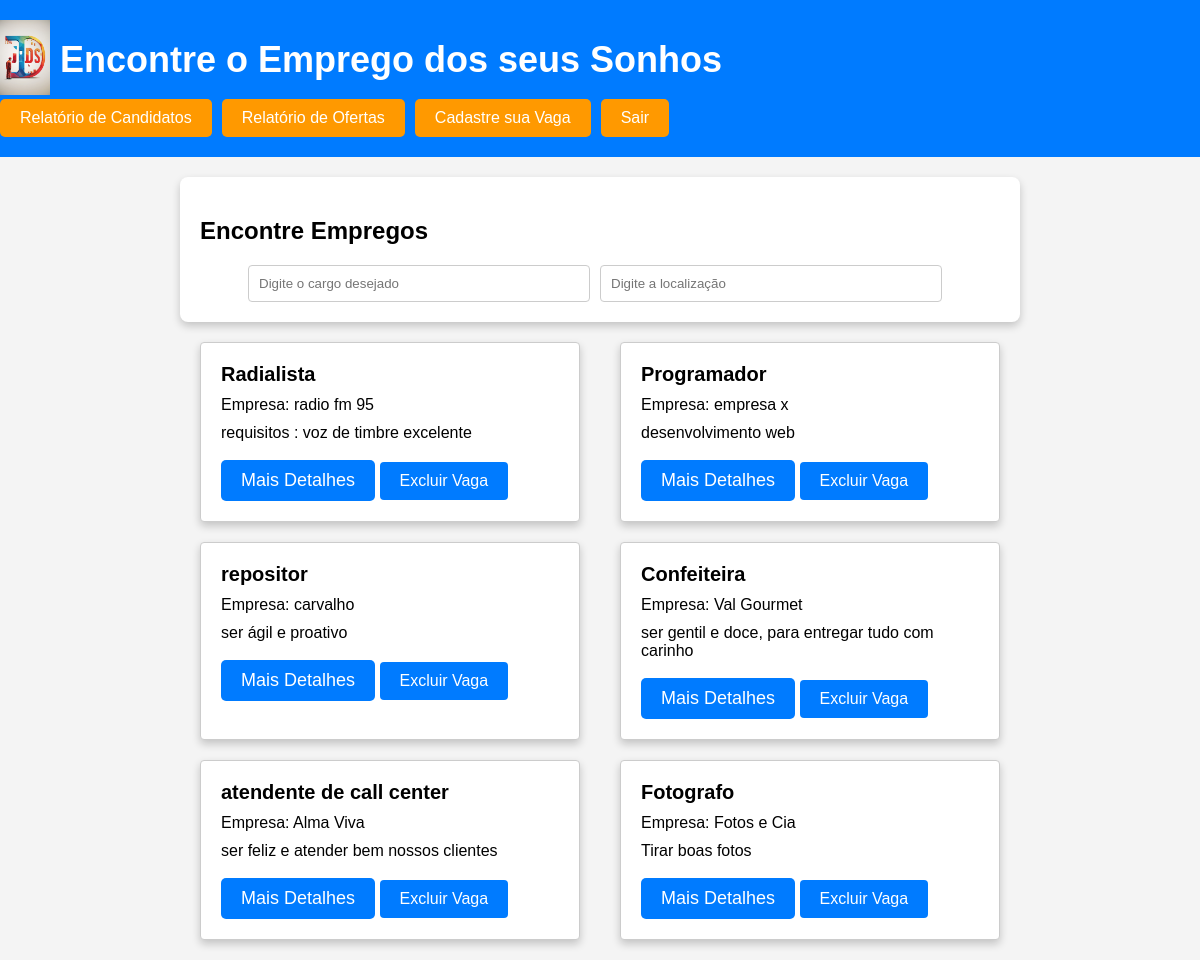
/ (signed in), run on the app's committed database.
### app_site_de_emprego/models.py (models this page shows, shortened)
class Vaga(models.Model):
    id = models.AutoField(primary_key=True)
    titulo = models.CharField(max_length=100)
    descricao = models.TextField()
    empresa = models.CharField(max_length=100)
    localidade = models.CharField(max_length=100)

### app_site_de_emprego/views.py (the view)
# urls.py: path('', views.home, name='home'), # URL raiz correspondendo à função home
def home(request):
    vagas = Vaga.objects.all()  # Recupera todas as vagas cadastradas
    return render(request, 'home.html', {'vagas': vagas})

### Site-de-Emprego-Web/app_site_de_emprego/templates/home.html (shortened to what this page needs)
{% load static %}
<!DOCTYPE html>
<html lang="pt-BR">
<head>
    <link rel="stylesheet" href="{% static 'css/homestyle.css' %}">
    <link rel="stylesheet" href="{% static 'css/relatorio_ofertas.css' %}">
</head>
<body>
    <header>
        <nav class="navbar">
            <div class="logo">
                <a href=" "><img src="{% static 'jobslogo.jpg' %}" alt="Logo do Site de Empregos"></a>
                <h1>Encontre o Emprego dos seus Sonhos</h1>
            </div>
                    {% if request.user.is_authenticated %}
<section class="relatorios-section">
                {% if user.is_superuser %}
            <div class="relatorios-container">
                <a href="{% url 'relatorio_candidatos' %}" class="relatorios-button">Relatório de Candidatos</a>
                <a href="{% url 'relatorio_ofertas' %}" class="relatorios-button">Relatório de Ofertas</a>
            </div>
        {% endif %}
                <a href="/cadastrar_vaga" class="signup-button">Cadastre sua Vaga</a>
                <a href="/logout" class="signup-button">Sair</a>
</section>
            {% else %}
<section class="login-section">
                <a href="/cadastro" class="signup-button">Cadastre-se</a>
                <a href="/login" class="signup-button">Login</a>
                    </section>
{% endif %}
        </nav>
    </header>
    <section class="search-jobs">
        <h2>Encontre Empregos</h2>
        <form action="/pesquisar" method="GET">
            <input type="text" name="cargo" placeholder="Digite o cargo desejado">
            <input type="text" name="localizacao" placeholder="Digite a localização">
        </form>
    </section>
    <section class="featured-jobs">
    {% for vaga in vagas %}
    <div class="job-card d-flex justify-content-between align-items-center">
        <div>
            <h3>{{ vaga.titulo }}</h3>
            <p>Empresa: {{ vaga.empresa }}</p>
            <p>{{ vaga.descricao }}</p>
        </div>
        <div class="button-container">
<button class="detalhes-button" onclick="mostrarDetalhes('{{ vaga.titulo }}', '{{ vaga.empresa }}', '{{ vaga.descricao }}')">Mais Detalhes</button>
            {% if user.is_authenticated %}
            <a href="{% url 'excluir_vaga' vaga.id %}" class="ml-2">Excluir Vaga</a>
            {% endif %}
        </div>
    </div>
    {% endfor %}
</section>
</body>
</html>

### app_site_de_emprego/static/css/homestyle.css (style rules this page uses)
body { font-family: Arial, sans-serif; margin: 0; padding: 0; }
header { background-color: #333; color: #fff; padding: 10px; }
.logo { display: flex; align-items: center; }
.logo a { text-decoration: none; color: #fff; }
.logo img { width: 50px; margin-right: 10px; }
h1 { font-size: 24px; }
.login-button, .signup-button, .relatorios-oferta { background-color: #ff9900; color: #fff; padding: 10px 20px; text-decoration: none; border-radius: 5px; margin-right: 10px; }
body { font-family: Arial, sans-serif; background-color: #f4f4f4; margin: 0; padding: 0; }
header { background-color: #007BFF; color: #fff; text-align: center; padding: 20px 0; }
header h1 { font-size: 36px; margin: 0; }
.search-jobs { background-color: #fff; padding: 20px; margin: 20px auto; max-width: 800px; border-radius: 8px; box-shadow: 0 4px 8px rgba(0, 0, 0, 0.2); }
.search-jobs h2 { font-size: 24px; }
.search-jobs form { display: flex; justify-content: center; align-items: center; margin-top: 20px; }
.search-jobs input[type="text"] { width: 40%; padding: 10px; margin-right: 10px; border: 1px solid #ccc; border-radius: 4px; }
.featured-jobs { max-width: 800px; margin: 0 auto; display: flex; flex-wrap: wrap; justify-content: space-between; }
.job-card { background-color: #fff; border: 1px solid #ccc; border-radius: 4px; padding: 20px; margin-bottom: 20px; width: calc(50% - 20px); box-shadow: 0 4px 8px rgba(0, 0, 0, 0.2); box-sizing: border-box; }
.job-card h3 { font-size: 20px; margin: 0; }
.job-card p { margin: 10px 0; }
.job-card a { background-color: #007BFF; color: #fff; padding: 10px 20px; text-decoration: none; border-radius: 4px; display: inline-block; margin-top: 10px; }
.relatorios-button { background-color: #ff9900; color: #fff; padding: 10px 20px; text-decoration: none; border-radius: 5px; margin-right: 10px; }

### app_site_de_emprego/static/css/relatorio_ofertas.css (style rules this page uses)
.relatorios-section { display: flex; align-items: left; margin-left: center; }
.relatorios-container { display: flex; align-items: left; margin-left: left; }

### Site-de-Emprego-Web/app_site_de_emprego/templates/home.html (style rules this page uses)
.detalhes-button { background-color: #007BFF; color: #fff; padding: 10px 20px; border: none; border-radius: 5px; cursor: pointer; font-size: 18px; transition: background-color 0.3s; }

### data on the page
Vaga: titulo "Radialista", empresa "radio fm 95", descricao "requisitos : voz de timbre excelente"
Vaga: titulo "Programador", empresa "empresa x", descricao "desenvolvimento web"
Vaga: titulo "repositor", empresa "carvalho", descricao "ser ágil e proativo"
Vaga: titulo "Confeiteira", empresa "Val Gourmet", descricao "ser gentil e doce, para entregar tudo com carinho"
Vaga: titulo "atendente de call center", empresa "Alma Viva", descricao "ser feliz e atender bem nossos clientes"
Vaga: titulo "Fotografo", empresa "Fotos e Cia", descricao "Tirar boas fotos"
